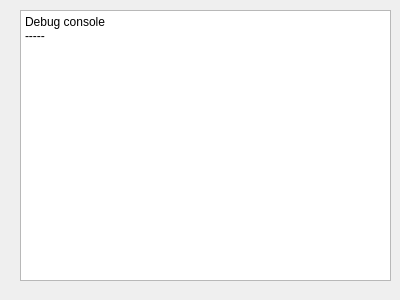
<?xml version="1.0" encoding="UTF-8"?>
<ui version="4.0">
 <class>Console</class>
 <widget class="QWidget" name="console">
  <property name="geometry">
   <rect>
    <x>0</x>
    <y>0</y>
    <width>400</width>
    <height>300</height>
   </rect>
  </property>
  <property name="windowTitle">
   <string>Form</string>
  </property>
  <widget class="QPlainTextEdit" name="textEdit">
   <property name="geometry">
    <rect>
     <x>20</x>
     <y>10</y>
     <width>371</width>
     <height>271</height>
    </rect>
   </property>
   <property name="readOnly">
    <bool>true</bool>
   </property>
   <property name="plainText">
    <string>Debug console
-----
</string>
   </property>
  </widget>
 </widget>
 <resources/>
 <connections/>
</ui>
